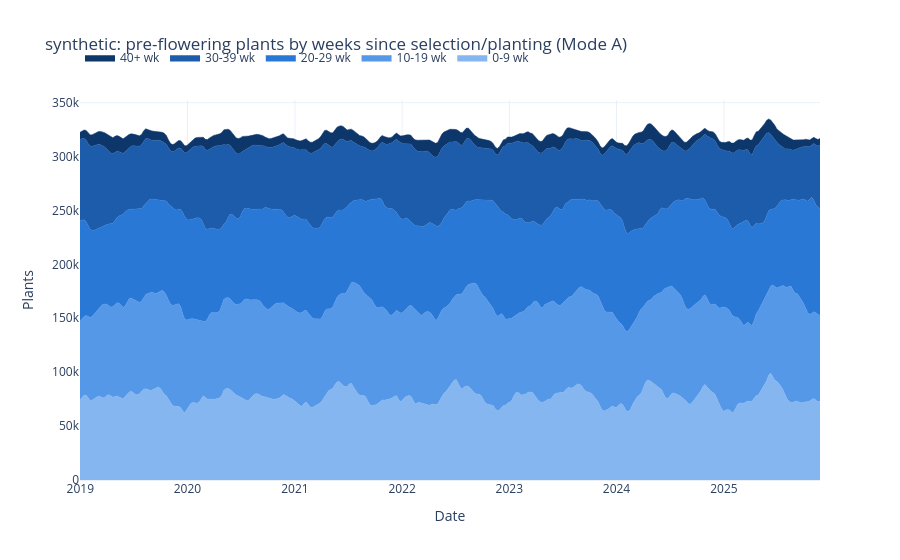
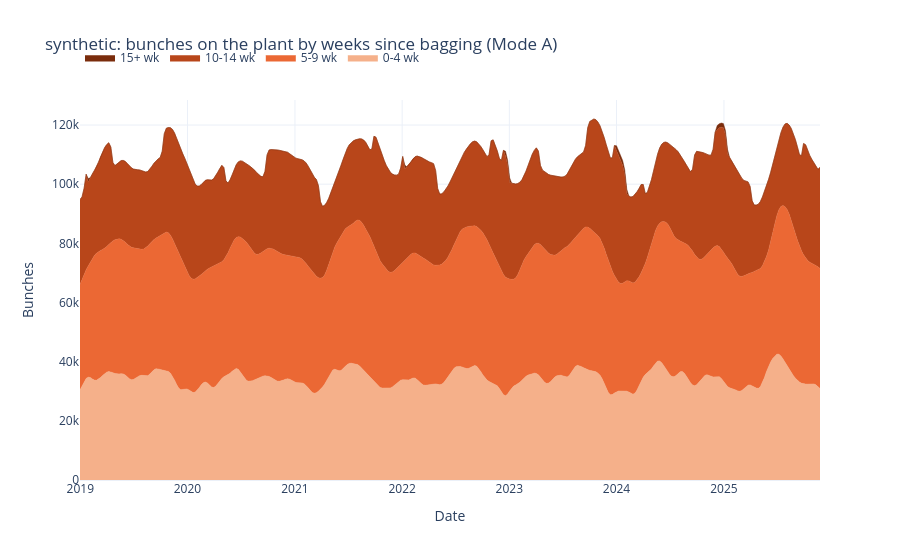

Notebook cell for these charts, in order:
### Code cell
PRE_BANDS = [(0, 9), (10, 19), (20, 29), (30, 39), (40, None)]  # weeks since selection/planting
POST_BANDS = [(0, 4), (5, 9), (10, 14), (15, None)]  # weeks since bagging
PRE_COLOURS = ["#86b6ef", "#5598e7", "#2a78d6", "#1c5cab", "#0d366b"]  # young -> old
POST_COLOURS = ["#f5b08a", "#eb6834", "#b8461a", "#7a2c0c"]  # just bagged -> oldest


def band_label(lo, hi):
    return f"{lo}+ wk" if hi is None else f"{lo}-{hi} wk"


def population_by_band(history, chain, bands, weeks):
    # Population per (snapshot week, age band) for one chain -- weeks as rows, bands as columns
    rows = history[history["chain"] == chain]
    labels = [band_label(lo, hi) for lo, hi in bands]
    if rows.empty:
        return pd.DataFrame(0.0, index=weeks, columns=labels)
    band = pd.cut(rows["age_weeks"], bins=[lo for lo, _ in bands] + [float("inf")], labels=labels, right=False)
    table = rows.groupby([rows["week_index"], band], observed=False)["population"].sum().unstack(fill_value=0.0)
    return table.reindex(index=weeks, columns=labels, fill_value=0.0)


def band_figure(table, dates, colours, title, yaxis_title, groupnorm=None):
    fig = go.Figure()
    for label, colour in zip(table.columns, colours):
        fig.add_trace(go.Scatter(x=dates, y=table[label].round(0), name=label, mode="lines", stackgroup="bands",
                                 groupnorm=groupnorm, line=dict(color=colour, width=0.5), fillcolor=colour))
    fig.update_layout(title=title, xaxis_title="Date", yaxis_title=yaxis_title, template="plotly_white",
                      legend=dict(orientation="h", y=1.15))
    fig.show()


pre_bands = population_by_band(mode_a_history, "pre_flowering", PRE_BANDS, SNAPSHOT_WEEKS)
post_bands = population_by_band(mode_a_history, "post_flowering", POST_BANDS, SNAPSHOT_WEEKS)
display(
    pd.concat({"pre_flowering": pre_bands.mean(), "post_flowering": post_bands.mean()})
    .rename("mean standing plants per snapshot")
    .round(0)
    .to_frame()
)
band_figure(pre_bands, SNAPSHOT_DATES, PRE_COLOURS, f"{ESTABLISHED_DIR.name}: pre-flowering plants by weeks since selection/planting (Mode A)", "Plants")
band_figure(post_bands, SNAPSHOT_DATES, POST_COLOURS, f"{ESTABLISHED_DIR.name}: bunches on the plant by weeks since bagging (Mode A)", "Bunches")

### Figure 1 — Plotly figure (JSON) as saved in the notebook; plotly's stock layout.template omitted (floating-point values rounded to 4 significant figures; data arrays with more than 128 entries replaced by an {"elided": "..."} marker saying what was removed)
{"data": [{"fillcolor": "#86b6ef", "line": {"color": "#86b6ef", "width": 0.5}, "mode": "lines", "name": "0-9 wk", "stackgroup": "bands", "type": "scatter", "x": {"elided": "361 str values"}, "y": {"elided": "361 int values"}}, {"fillcolor": "#5598e7", "line": {"color": "#5598e7", "width": 0.5}, "mode": "lines", "name": "10-19 wk", "stackgroup": "bands", "type": "scatter", "x": {"elided": "361 str values"}, "y": {"elided": "361 int values"}}, {"fillcolor": "#2a78d6", "line": {"color": "#2a78d6", "width": 0.5}, "mode": "lines", "name": "20-29 wk", "stackgroup": "bands", "type": "scatter", "x": {"elided": "361 str values"}, "y": {"elided": "361 int values"}}, {"fillcolor": "#1c5cab", "line": {"color": "#1c5cab", "width": 0.5}, "mode": "lines", "name": "30-39 wk", "stackgroup": "bands", "type": "scatter", "x": {"elided": "361 str values"}, "y": {"elided": "361 int values"}}, {"fillcolor": "#0d366b", "line": {"color": "#0d366b", "width": 0.5}, "mode": "lines", "name": "40+ wk", "stackgroup": "bands", "type": "scatter", "x": {"elided": "361 str values"}, "y": {"elided": "361 int values"}}], "layout": {"legend": {"orientation": "h", "y": 1.15}, "title": {"text": "synthetic: pre-flowering plants by weeks since selection/planting (Mode A)"}, "xaxis": {"title": {"text": "Date"}}, "yaxis": {"title": {"text": "Plants"}}}}

### Figure 2 — Plotly figure (JSON) as saved in the notebook; plotly's stock layout.template omitted (floating-point values rounded to 4 significant figures; data arrays with more than 128 entries replaced by an {"elided": "..."} marker saying what was removed)
{"data": [{"fillcolor": "#f5b08a", "line": {"color": "#f5b08a", "width": 0.5}, "mode": "lines", "name": "0-4 wk", "stackgroup": "bands", "type": "scatter", "x": {"elided": "361 str values"}, "y": {"elided": "361 int values"}}, {"fillcolor": "#eb6834", "line": {"color": "#eb6834", "width": 0.5}, "mode": "lines", "name": "5-9 wk", "stackgroup": "bands", "type": "scatter", "x": {"elided": "361 str values"}, "y": {"elided": "361 int values"}}, {"fillcolor": "#b8461a", "line": {"color": "#b8461a", "width": 0.5}, "mode": "lines", "name": "10-14 wk", "stackgroup": "bands", "type": "scatter", "x": {"elided": "361 str values"}, "y": {"elided": "361 int values"}}, {"fillcolor": "#7a2c0c", "line": {"color": "#7a2c0c", "width": 0.5}, "mode": "lines", "name": "15+ wk", "stackgroup": "bands", "type": "scatter", "x": {"elided": "361 str values"}, "y": {"elided": "361 int values"}}], "layout": {"legend": {"orientation": "h", "y": 1.15}, "title": {"text": "synthetic: bunches on the plant by weeks since bagging (Mode A)"}, "xaxis": {"title": {"text": "Date"}}, "yaxis": {"title": {"text": "Bunches"}}}}
